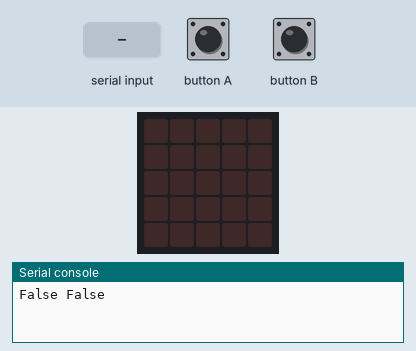
Bench run of a program on a simulated BBC micro:bit running MicroPython. On the bench: the board's 5×5 LED display, the last lines printed to the serial console. The test bench sets the inputs (shaded band). Dim RGB values are drawn brighter than linear; the 48×5 strip is a reading aid, not a part: it shows the text the display is scrolling, unrolled, one strip-width of it at a time.

Above: at 1.2 s.
1.3 s: button A pressed for 0.15 s
4.7 s: "01d" typed at the serial console, then Enter
At 6.3 s:
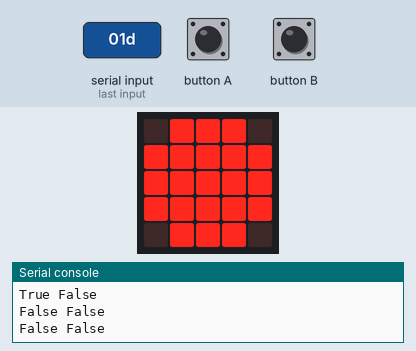
6.6 s: "01n" typed at the serial console, then Enter
At 8.2 s:
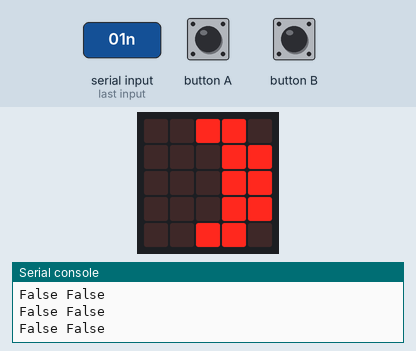
9.0 s: "02d" typed at the serial console, then Enter
At 11.1 s:
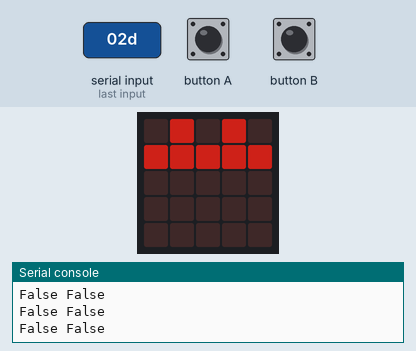
11.4 s: button B pressed for 0.15 s
At 14.0 s:
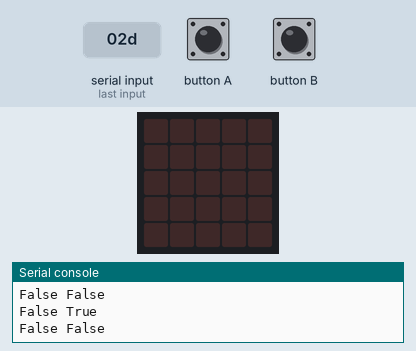
14.8 s: "02n" typed at the serial console, then Enter
At 16.2 s:
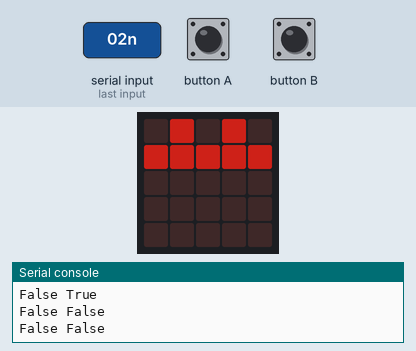
Timing chart, 0 to 17.6 s (numbered marks = the images above; inputs shaded):
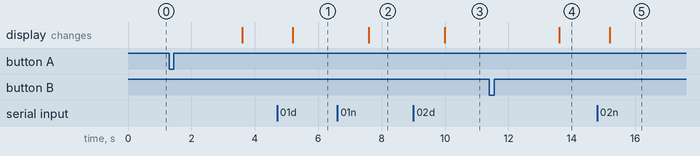

The program:

web_weather.py
```python
#
# Code to display weather data passed via the serial USB interface from Linux.
# This code works with data from from Open Weather Map (OWM)
# or from the Met Office datapoint API, for which I have different python codes.
#
# Corresponding python3 programs are:
# https://github.com/DavidNWalters/rpi-python/blob/main/get_weather_for_microbit/MetOfficeDataPointToMicrobit.py
# https://github.com/DavidNWalters/rpi-python/blob/main/get_weather_for_microbit/OpenWeatherMapToMicrobit.py

import microbit as mb

# Set up micro:bit images for various weather types
# Some of these are animated, so we also set up a delay period
# for each one, to fit into the looping period. Non-animated
# images use the default delay of 400
sun = mb.Image('09990:99999:99999:99999:09990:')
sun_delay = 400
moon = mb.Image('00990:00099:00099:00099:00990:')
moon_delay = 400
some_cloud = mb.Image('04040:44444:00000:00000:00000:')
some_cloud_delay = 400
broken_cloud = mb.Image('06060:66666:00000:00000:00000:')
broken_cloud_delay = 400
cloud = mb.Image('08080:88888:00000:00000:00000:')
cloud_delay = 400
shower = [mb.Image('08080:88888:00600:00000:00000:'),
          mb.Image('08080:88888:00006:00600:00000:'),
          mb.Image('08080:88888:00000:00006:00600:'),
          mb.Image('08080:88888:00000:00000:00006:')]
shower_delay = 150
rain = [mb.Image('08080:88888:40400:00000:00000:'),
          mb.Image('08080:88888:00000:04040:00000:'),
          mb.Image('08080:88888:00000:00000:00404:')]
rain_delay = 400
thunder = [mb.Image('08080:88888:00000:00000:00000:'),
           mb.Image('08080:88888:00090:00000:00000:'),
           mb.Image('08080:88888:00090:00900:00000:'),
           mb.Image('08080:88888:00090:00990:00000:'),
           mb.Image('08080:88888:00090:00990:00900:'),
           mb.Image('08080:88888:09000:00000:00000:'),
           mb.Image('08080:88888:09000:90000:00000:'),
           mb.Image('08080:88888:09000:99000:00000:'),
           mb.Image('08080:88888:09000:99000:90000:')]
thunder_delay = 133
snow = [mb.Image('88888:07070:70707:07070:70707:'),
        mb.Image('88888:70700:07070:70700:07070:'),
        mb.Image('88888:07070:70707:07070:70707:'),
        mb.Image('88888:00707:07070:00707:07070:')]
snow_delay = 300
fog = [mb.Image('22222:44444:22222:44444:22222:'),
       mb.Image('44444:22222:44444:22222:44444:')]
fog_delay = 600
# Add these to dictionaries, ensuring that there is an image/delay
# for every OWM weather type. Met Office data are mapped onto these
# simpler weather types.
icons = {'01d':sun, '01n':moon, '02d':some_cloud, '02n':some_cloud,
         '03d':cloud, '03n':cloud, '04d':broken_cloud, '04n':broken_cloud,
         '09d':shower, '09n':shower, '10d':rain, '10n':rain,
         '11d':thunder, '11n':thunder, '13d':snow, '13n':snow,
         '50d':fog, '50n':fog}

delays = {'01d':sun_delay, '01n':moon_delay, '02d':some_cloud_delay, '02n':some_cloud_delay,
         '03d':cloud_delay, '03n':cloud_delay, '04d':broken_cloud_delay, '04n':broken_cloud_delay,
         '09d':shower_delay, '09n':shower_delay, '10d':rain_delay, '10n':rain_delay,
         '11d':thunder_delay, '11n':thunder_delay, '13d':snow_delay, '13n':snow_delay,
         '50d':fog_delay, '50n':fog_delay}

# Define a function to return whether the buttons have been pressed since
# the last call. We also return whether any buttons have been pressed.
def get_sensor_data():
    a, b = mb.button_a.was_pressed(), mb.button_b.was_pressed()
    print(a, b)
    if (a or b):
        return True
    else:
        return False

while True:
    button_pressed=get_sensor_data()
#   This is quite a long sleep period, but is long enough for the
#   animations to work
    mb.sleep(1200)

#   Set up a "try" to read the incoming data and display it
    try:
        bytestring = mb.uart.readline()
        # If one of the buttons has been pressed, display the
        # date and time.
        if button_pressed:
            mb.display.scroll(str(bytestring)[5:-1],delay=75)
            button_pressed = False
        # And whether pressed or not, display the weather type icon
        icon = icons[str(bytestring)[2:5]]
        mb.display.show(icon,wait=False,loop=True,delay=delays[str(bytestring)[2:5]])
    except:
	    pass
```

Measured:
- after the input at 4.7 s, the display: changes after 0.50 s (image 1)
- after the input at 6.6 s, the display: changes after 1.0 s (image 2)
- after the input at 9.0 s, the display: changes after 1.0 s (image 3)
- after the input at 11.4 s, the display: changes after 2.2 s (image 4)
- after the input at 14.8 s, the display: changes after 0.39 s (image 5)
